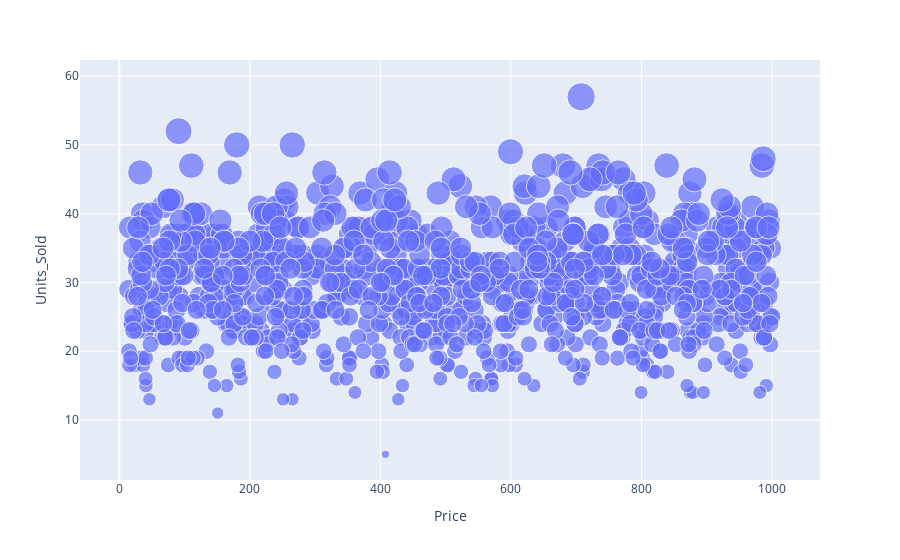

Notebook code for this chart:
### Markdown cell above
# Dispersão Price e Units_Sold

### Code cell
px.scatter(data_frame=df, x='Price', y='Units_Sold', size='Units_Sold')

### Figure 1 — Plotly figure (JSON) as saved in the notebook; plotly's stock layout.template omitted (floating-point values rounded to 4 significant figures; data arrays with more than 128 entries replaced by an {"elided": "..."} marker saying what was removed)
{"data": [{"hovertemplate": "Price=%{x}<br>Units_Sold=%{marker.size}<extra></extra>", "legendgroup": "", "marker": {"color": "#636efa", "size": {"elided": "1000 int values"}, "sizemode": "area", "sizeref": 0.1425, "symbol": "circle"}, "mode": "markers", "name": "", "orientation": "v", "showlegend": false, "type": "scatter", "x": {"elided": "1000 float values"}, "xaxis": "x", "y": {"elided": "1000 int values"}, "yaxis": "y"}], "layout": {"legend": {"itemsizing": "constant", "tracegroupgap": 0}, "margin": {"t": 60}, "xaxis": {"anchor": "y", "domain": [0, 1], "title": {"text": "Price"}}, "yaxis": {"anchor": "x", "domain": [0, 1], "title": {"text": "Units_Sold"}}}}
